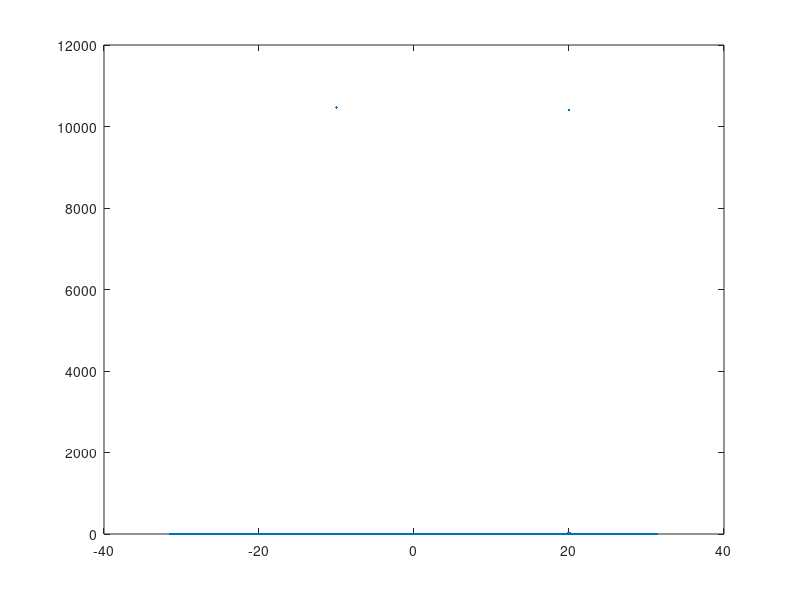

Reproduce this figure in MATLAB.
clear all
close all

delta_t = 0.05;
N = 2^15;
t = 0:delta_t:(N-1)*delta_t;
delta_w = 2*pi/(N*delta_t); %tem que se diminuir o delta_w

w_max = (N/2-1)*delta_w;
w_min = (-N/2)*delta_w;
w(:,1) = w_min:delta_w:w_max;

y = sin(10*t)+sin(10.05*t);
%plot(t,y),title('original')

Z = fft(y);
Z = fftshift(Z);

dens_espt = (delta_t*abs(Z)).^2;

figure(2)
plot(w,dens_espt,'.')

n_quist = pi/delta_t;

%alinea d
clear all

delta_t = 0.1;
N = 2^10;
t = 0:delta_t:(N-1)*delta_t;
delta_w = 2*pi/(N*delta_t); %tem que se diminuir o delta_w

w_max = (N/2-1)*delta_w;
w_min = (-N/2)*delta_w;
w(:,1) = w_min:delta_w:w_max;

y = exp(-10*1i*t)+exp(20*1i*t);
%plot(t,y),title('original')

Z = fft(y);
Z = fftshift(Z);

dens_espt = (delta_t*abs(Z)).^2;

figure(2)
plot(w,dens_espt,'.')

n_quist = pi/delta_t;
